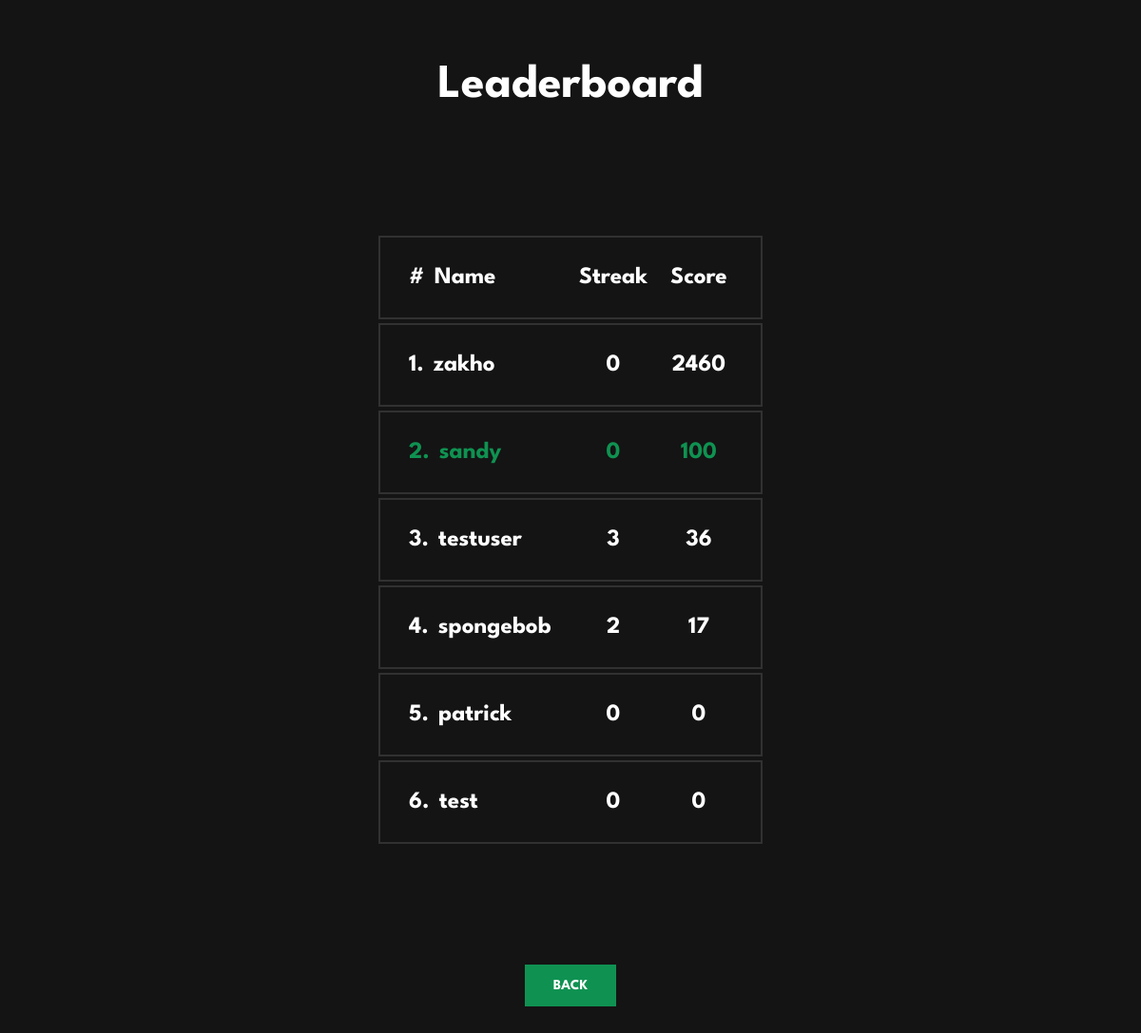
Screenshot of /leaderboard/ (signed in) with the database file from the repository.
### base/models.py (models this page shows)
class User(AbstractUser):
    guessed_letters = models.JSONField(default=list, blank=True, null=True)
    score = models.PositiveIntegerField(default=0, blank=True, null=True)
    winstreak = models.PositiveIntegerField(default=0, blank=True, null=True)
    rewarded = models.BooleanField(default=False)
    class Meta:
        ordering = ['-score']

### base/views.py (the view)
# urls.py: path('leaderboard/', views.leaderboard, name='leaderboard')
def leaderboard(request):
    users = User.objects.all()
    context = {'users': users}
    return render(request, 'base/leaderboard.html', context)

### base/templatetags/index_filters.py (called while the page is built)
@register.filter
def zerotoone(index):
    try:
        return index+1
    except (IndexError, KeyError, TypeError):
        return 0

### base/templates/base/leaderboard.html
{% extends 'main.html' %}
{% block content %}
{% load index_filters %}
<div class="leaderboard">
    <h1>Leaderboard</h1>
    <ul>
        <li>
            <div><p>#</p>Name</div>
            <span>Streak</span>
            <span>Score</span>
        </li>
        {% for user in users %}
            <li class="{% if user.id == request.user.id %}current__user{% endif %}">
                <div><p>{{forloop.counter0|zerotoone}}.</p>{{user.username}}</div>
                <span>{{user.winstreak}}</span>
                <span>{{user.score}}</span>
            </li>
        {% endfor %}
    </ul>
    <a class="action__btn" href="{% url 'home' %}">Back</a>
</div>
{% endblock content %}

### static/styles/main.css (style rules this page uses)
:root { --background-color-dark: rgb(20, 20, 20); --background-color-medium: rgb(49, 49, 49); --background-color-light: rgb(117, 117, 117); --present: rgb(207, 143, 5); --exact: rgb(15, 146, 81); -webkit-user-select: none; -ms-user-select: none; user-select: none; }
* { background-color: var(--background-color-dark); display: flex; flex-direction: column; align-items: center; justify-content: center; color: white; font-weight: 700; font-family: "League Spartan", sans-serif; transition: 0.2s; }
h1 { font-size: 50px; }
body { display: flex; justify-content: center; align-items: center; }
div { margin: 25px; }
ul { display: flex; flex-direction: row; list-style: none; margin: 0; padding: 0; }
li { padding: 20px; margin: 2px; border: 2px solid var(--background-color-medium); align-items: center; text-align: center; justify-content: center; min-width: 30px; min-height: 30px; font-size: 25px; }
.action__btn { background-color: var(--exact); padding: 15px 30px; text-decoration: none; margin: 25px; border: none; text-transform: uppercase; font-size: 15px; }
.leaderboard ul { margin: 100px 0; display: flex; flex-direction: column; min-width: 200px; width: 30vw; }
.leaderboard li { width: 100%; display: grid; grid-template-columns: 2fr 1fr 1fr; }
.leaderboard div { display: flex; flex-direction: row; justify-content: left; margin: 0; }
.leaderboard p { margin: 10px; }
.current__user span, .current__user p, .current__user div { color: var(--exact); }

### rows the page displays
User: username "zakho", winstreak "0", score "2460"
User: username "sandy", winstreak "0", score "100"
User: username "testuser", winstreak "3", score "36"
User: username "spongebob", winstreak "2", score "17"
User: username "patrick", winstreak "0", score "0"
User: username "test", winstreak "0", score "0"
